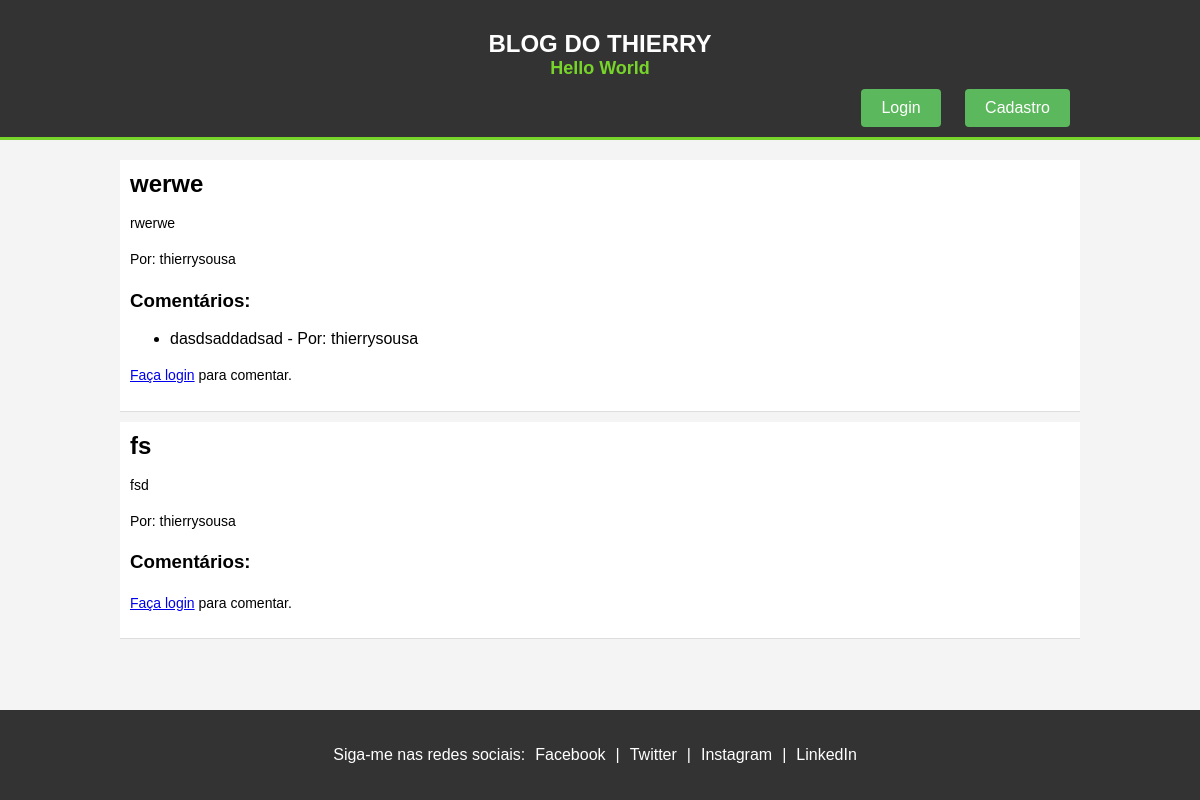
Before: / with the older database file.
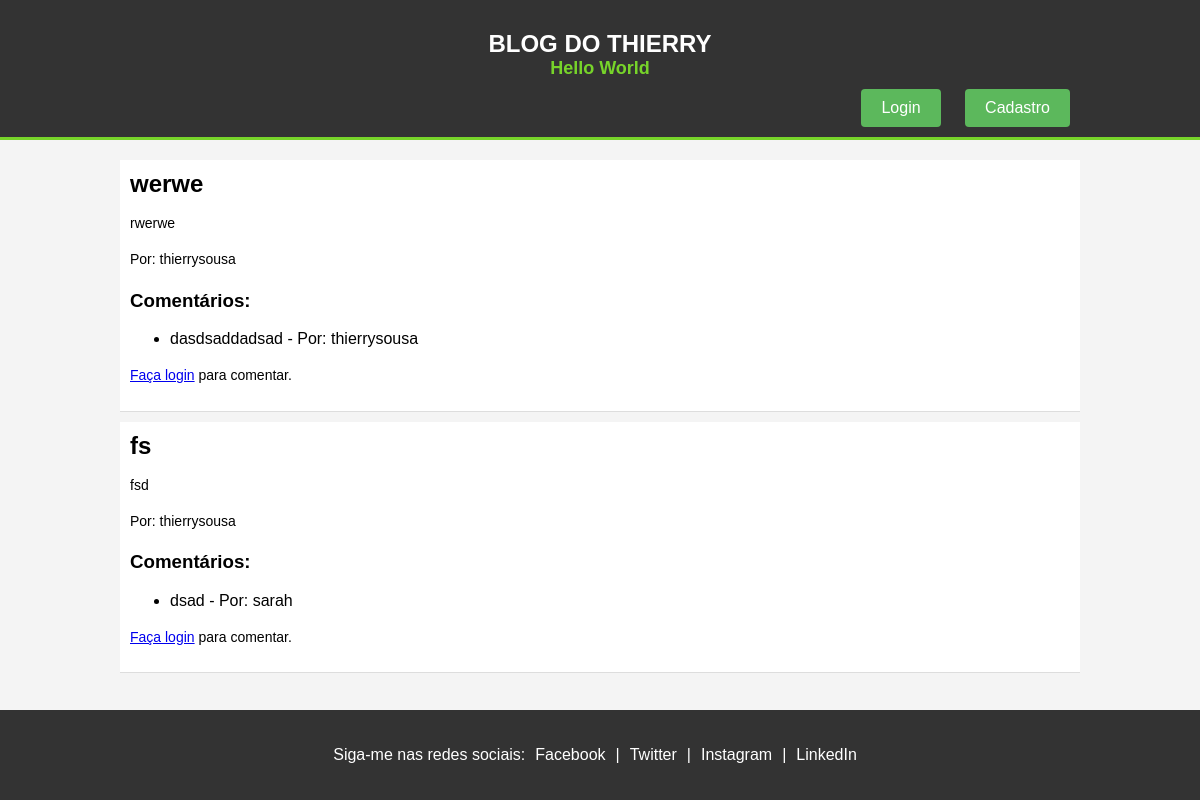
After: the same page with the newer database file.
### main.py (models this page shows, shortened)
class Post(db.Model):
    id = db.Column(db.Integer, primary_key=True)
    title = db.Column(db.String(100), nullable=False)
    content = db.Column(db.Text, nullable=False)
    user_id = db.Column(db.Integer, db.ForeignKey('user.id'), nullable=False)
    comments = db.relationship('Comment', backref='post', lazy=True)

class User(UserMixin, db.Model):
    id = db.Column(db.Integer, primary_key=True)
    username = db.Column(db.String(50), unique=True, nullable=False)
    password_hash = db.Column(db.String(100), nullable=False)
    admin = db.Column(db.Boolean, default=False)
    posts = db.relationship('Post', backref='author', lazy=True)
    comments = db.relationship('Comment', backref='user', lazy=True)

class Comment(db.Model):
    id = db.Column(db.Integer, primary_key=True)
    text = db.Column(db.Text, nullable=False)
    timestamp = db.Column(db.DateTime, default=datetime.utcnow)
    user_id = db.Column(db.Integer, db.ForeignKey('user.id'), nullable=False)
    post_id = db.Column(db.Integer, db.ForeignKey('post.id'), nullable=False)

### main.py (the view)
@app.route('/')
def index():
    posts = Post.query.all()
    comments = Comment.query.all()
    return render_template("index.html", posts=posts, comments=comments)

### main.py (called while the page is built)
@app.after_request
def add_header(response):
    response.headers["X-Frame-Options"] = "DENY"
    response.headers["Content-Security-Policy"] = "script-src 'unsafe-inline';"
    response.headers["Access-Control-Allow-Origin"] = "*"
    response.headers["Access-Control-Allow-Credentials"] = "true"
    return response

### templates/index.html (shortened to what this page needs)
<!DOCTYPE html>
<html lang="en">
<head>
    <link rel="stylesheet" href="{{ url_for('static', filename='style.css') }}">
</head>
<body>
    <header id="main-header">
        <div class="container">
            <h1>Blog do Thierry</h1>
            <h2>Hello World</h2>
            <div class="auth-buttons">
                {% if current_user.is_authenticated %}
                <a href="{{ url_for('logout') }}" class="btn">Logout</a>
                {% else %}
                <a href="{{ url_for('login') }}" class="btn">Login</a>
                <a href="{{ url_for('signup') }}" class="btn">Cadastro</a>
                {% endif %}
            </div>
        </div>
    </header>
    <div class="container">
        <div id="main">
            <div id="posts">
                {% for post in posts %}
                <div class="post" id="post-{{ post.id }}">
                    <h2>{{ post.title }}</h2>
                    <p>{{ post.content }}</p>
                    <p>Por: {{ post.author.username }}</p>
                    <h3>Comentários:</h3>
                    <ul id="comments-{{ post.id }}">
                        {% for comment in post.comments %}
                        <li id="comment-{{ comment.id }}">
                            {{ comment.text }} - Por: {{ comment.user.username }}
                        </li>
                        {% endfor %}
                    </ul>
                    {% if current_user.is_authenticated %}
                    <div class="comment-form">
                        <textarea id="comment-{{ post.id }}" placeholder="Seu comentário"></textarea>
                        <button onclick="addComment({{ post.id }})">Enviar Comentário</button>
                    </div>
                    {% else %}
                    <p><a href="{{ url_for('login') }}">Faça login</a> para comentar.</p>
                    {% endif %}
                </div>
                {% endfor %}
            </div>
        </div>
    </div>
    <footer id="main-footer">
        <div class="container">
            <p>Siga-me nas redes sociais:</p>
            <a href="https://www.facebook.com/naotenho" target="_blank">Facebook</a> |
            <a href="https://x.com/thierrysarauj" target="_blank">Twitter</a> |
            <a href="https://www.instagram.com/thierryarauj0/" target="_blank">Instagram</a> |
            <a href="https://www.linkedin.com/in/thierryarauj0/" target="_blank">LinkedIn</a>
        </div>
    </footer>
</body>
</html>

Changed rows visible on the page:
added Comment: text "dsad", user.username "sarah", shown under Post "fs"
